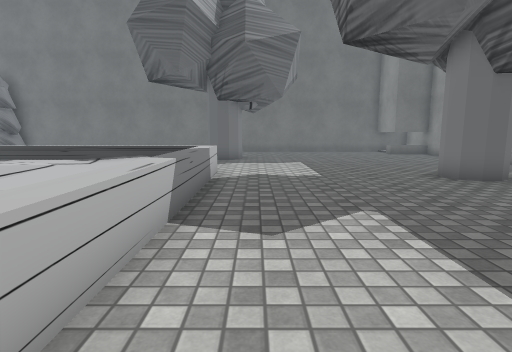
View 1 (above)

19 first-person views from a walk through a scene from a Unity 3-D project. The camera is 1.2 m above the floor, tilts 8° down and sees 80° across. The floor is counted in squares, 1 m on a side. Each view is taken from the middle of a square. On the plan, view 1 faces up. The plan holds only what a view shows up to about 13 squares ahead; the rest is blank. The player is left out. Some animated figures are left out. Some surface patterns are stand-ins.

View 2
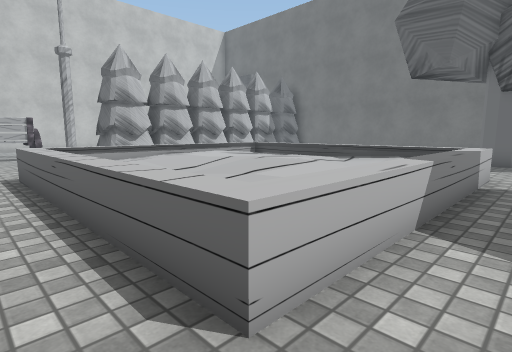

View 3
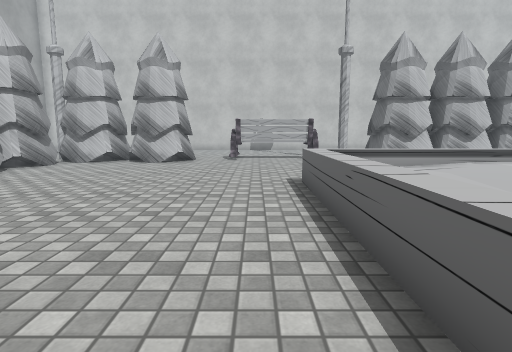

View 4
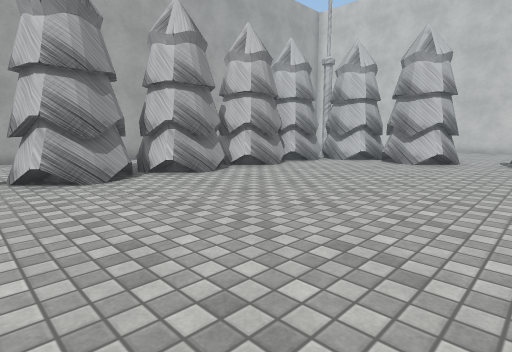

View 5
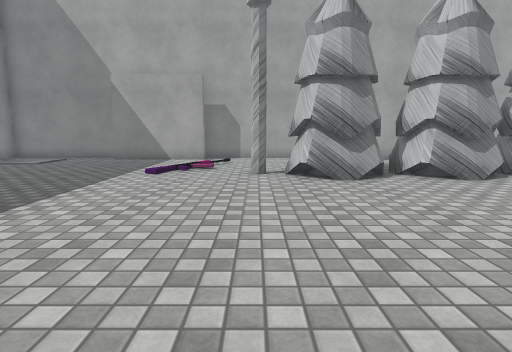

View 6
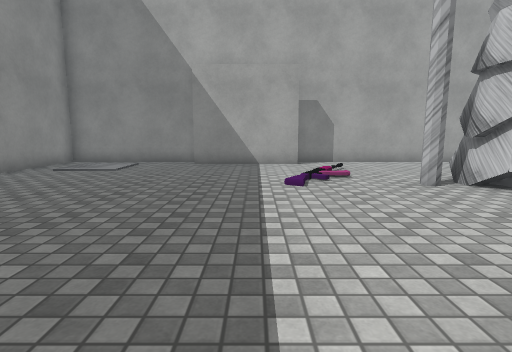

View 7
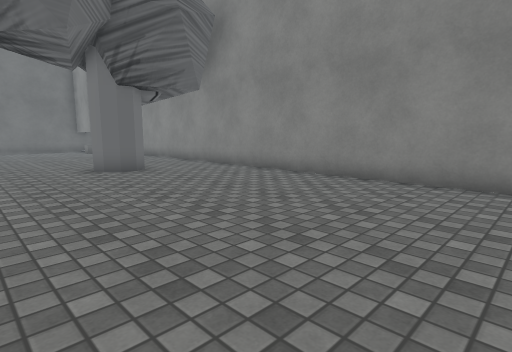

View 8
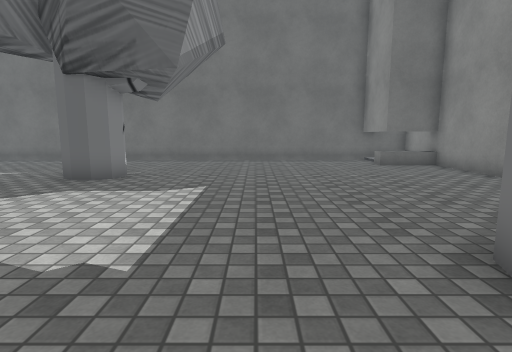

View 9
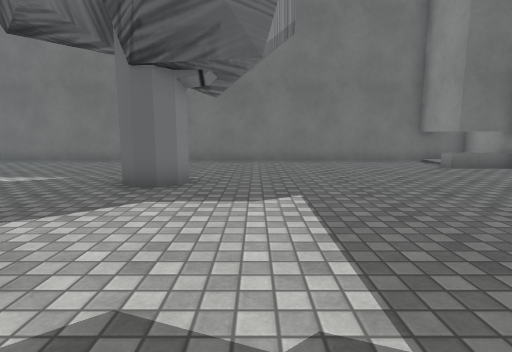

View 10
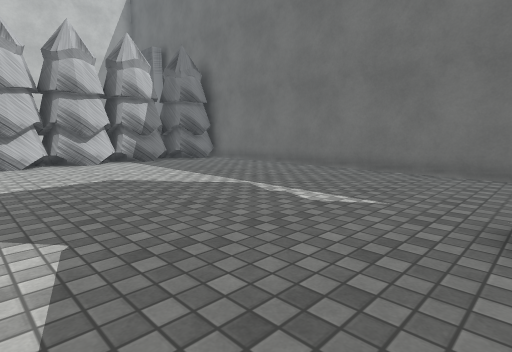

View 11
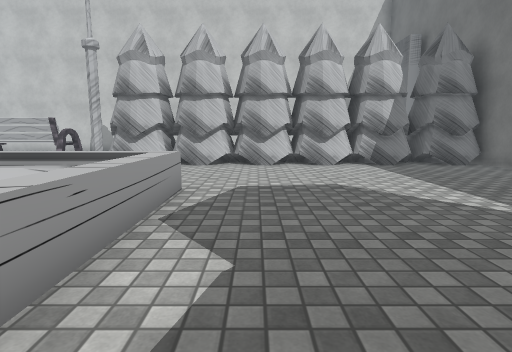

View 12
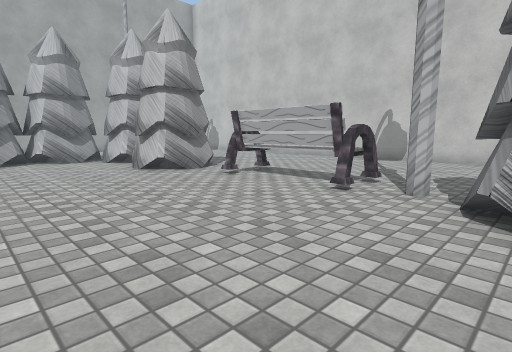

View 13
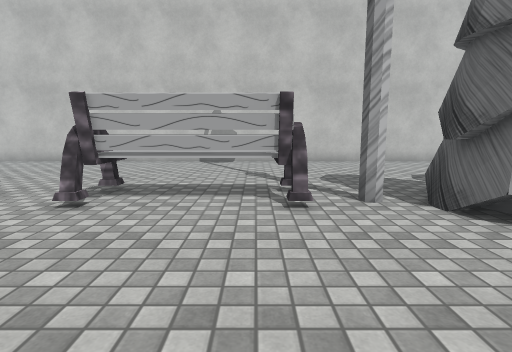

View 14
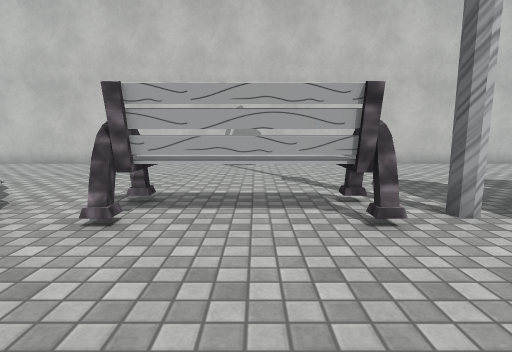

View 15
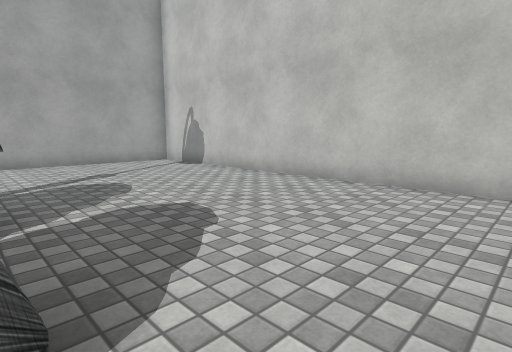

View 16
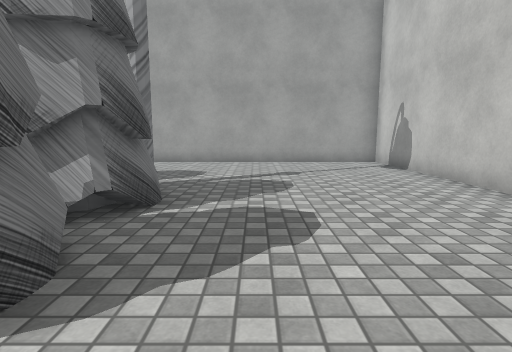

View 17
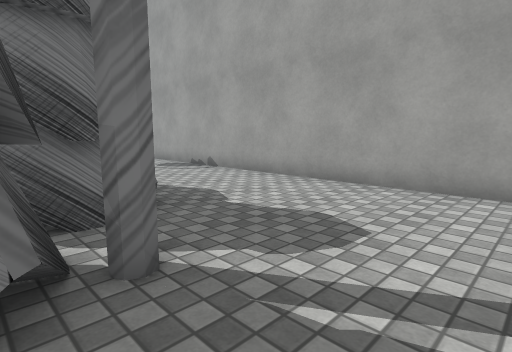

View 18
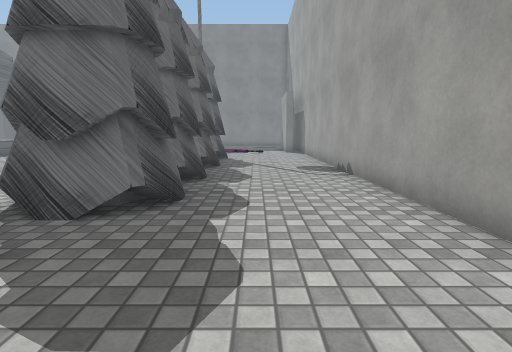

View 19
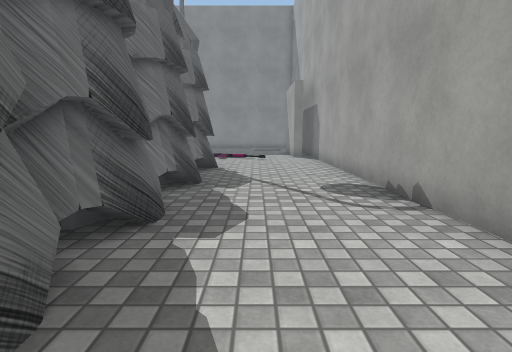

### Floor plan
Key: @ floor where view 1 was taken; # wall or solid block; . floor; / step, stairs or slope; ^ raised ledge; O other object.
Columns run from 24 left of view 1 to 10 right of it. Each row starts with its distance up from view 1.
 20          ##  ######################
 19         ##......................###
 18        O#O......................###
 17        O#O......................###
 16         ##........................#
 15        O#O............OO..........#
 14         ##............OO..........#
 13        O#O........................
 12        O#O.......................
 11 #       ##......................
 10 #.     O#O.......................
  9 #...    ##.....^^^^^^^^^......O...#
  8 #....  O#O.    ^^^^^^^^^.....OOO..#
  7 #.....  #O     ^^  ^^ ^^..........#
  6 #......O##... .^^  ^^ ^^..........#
  5 #......OOO.... ^^^^^^^^^..........#
  4 #......##......^^^^^^^^^..........#
  3 #......OO......^^^^^^^^^..........#
  2 #......OO......^^^^^^^^^..........#
  1 #......OO......^^^^^^^^.  ........#
  0 #......OO.............. @ ........#
 -1 #......OO.............     .......#
 -2 #........................ . .....
 -3 #......OOO................
 -4 #......###...................
 -5 #......O O....................
 -6 #......O#O.....................
 -7 #......###......................
 -8 #......O#OOOO#O.OO.OOO..........
 -9 #......##O##O##O##O##O#../.......
-10 #.........O#O#OO#O.O#O..//........
-11 #....................... .........#
-12 #.................................#
-13 #.................................#
-14 #.......................#####.....#
-15 #########################   #######

Positions as (right, up) in squares from view 1, and headings:
1: (0, 0), facing up
2: (0, 0), facing up-left
3: (-2, 0), facing left
4: (-2, 0), facing down-left
5: (-2, 0), facing down
6: (2, -2), facing down
7: (2, -2), facing up-right
8: (3, 6), facing up
9: (1, 7), facing up
10: (-2, 10), facing up-left
11: (-3, 11), facing left
12: (-10, 6), facing down-left
13: (-11, 2), facing left
14: (-12, 1), facing left
15: (-17, -2), facing down-left
16: (-19, -2), facing down
17: (-19, -8), facing down-right
18: (-19, -12), facing right
19: (-15, -12), facing right
